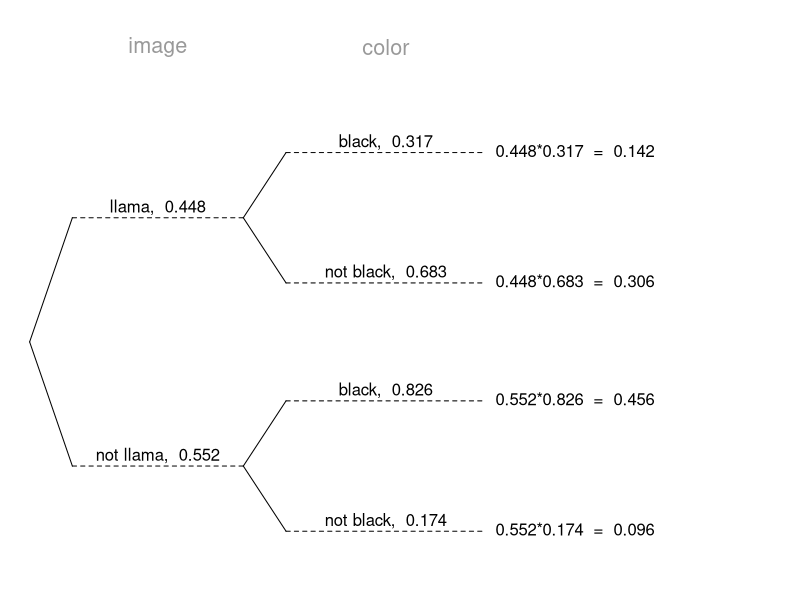

Recreate this plot in R.
## ---- chunk 1
### define tree from openintro (https://github.com/OpenIntroStat/openintro-r-package/blob/master/R/treeDiag.R)
#' Construct tree diagrams
#'
#' Construct beautiful tree diagrams
#'
#'
#' @param main Character vector with two variable names, descriptions, or
#' questions
#' @param p1 Vector of probabilities for the primary branches
#' @param p2 List for the secondary branches, where each list item should be a
#' numerical vector of probabilities corresponding to the primary branches of
#' \code{p1}
#' @param out1 Character vector of the outcomes corresponding to the primary
#' branches
#' @param out2 Character vector of the outcomes corresponding to the secondary
#' branches
#' @param textwd The width provided for text with a default of \code{0.15}
#' @param solwd The with provided for the solution with a default of \code{0.2}
#' @param SBS A boolean vector indicating whether to place text and probability
#' side-by-side for the primary and secondary branches
#' @param showSol Boolean indicating whether to show the solution in the tree
#' diagram
#' @param solSub An optional list of vectors corresponding to \code{p2} to list
#' alternative text or solutions
#' @param digits The number of digits to show in the solution
#' @param textadj Vertical adjustment of text
#' @param cex.main Size of \code{main} in the plot
#' @param col.main Color of \code{main} in the plot
#' @param showWork Whether work should be shown for the solutions
#' @return No value is given. % A sample plot is given below: % %
#' \figure{treeDiag01.png}{Tree Diagram Example Figure}
#' @author David M Diez, Christopher D Barr
#' @keywords Tree diagram Conditional probability Bayes Theorem
#' @export
#'
#' @examples
#' treeDiag(c("Flight on time?","Luggage on time?"),
#'          c(0.8, 0.2), list(c(0.97, 0.03), c(0.15, 0.85)))
#' treeDiag(c("Breakfast?","Go to class"), c(.4,.6),
#'          list(c(0.4,0.36,0.34), c(0.6,0.3,0.1)), c("Yes", "No"),
#'          c("Statistics","English","Sociology"), showWork = TRUE)
#' treeDiag(c("Breakfast?","Go to class"), c(0.4, 0.11, 0.49),
#'          list(c(0.4, 0.36, 0.24), c(0.6, 0.3, 0.1), c(0.1, 0.4, 0.5)),
#'          c("one", "two", "three"), c("Statistics", "English", "Sociology"))
#' treeDiag(c("Dow Jones rise?", "NASDAQ rise?"),
#'          c(0.53, 0.47), list(c(0.75, 0.25), c(0.72, 0.28)),
#'          solSub = list(c("(a)", "(b)"), c("(c)", "(d)")), solwd = 0.08)
treeDiag <- function(main,
                     p1,
                     p2,
                     out1 = c("Yes", "No"),
                     out2 = c("Yes", "No"),
                     textwd = 0.15,
                     solwd = 0.2,
                     SBS = c(TRUE, TRUE),
                     showSol = TRUE,
                     solSub = NULL,
                     digits = 4,
                     textadj = 0.015,
                     cex.main = 1.3,
                     col.main = "#999999",
                     showWork = FALSE) {

  # _____ Checks _____ #
  SBS <- rep(SBS, 2)
  if (length(p1) != length(out1)) {
    stop("p1 and out1 must have the same length")
  }
  P1 <- format(p1)
  P2 <- list()
  for (i in 1:length(p1)) {
    P2[[i]] <- format(p2[[i]])
    if (length(p2[[i]]) != length(out2)) {
      stop(paste(
        "Each list item of p2 must",
        "have the same length as out2"
      ))
    }
  }

  # _____ Prepare Formatting _____ #
  x <- (0.75 - 2 * textwd) / 2
  x <- c(
    0,
    x,
    x + textwd,
    2 * x + textwd,
    2 * x + 2 * textwd + 0.05
  )
  y1 <- c(0.4, -0.4)
  y2 <- c(0.21, -0.21)
  n1 <- length(p1)
  n2 <- length(p2[[1]])
  if (n1 == 2 && n2 > 2) {
    y2 <- seq(0.23, -0.23, len = n2)
  } else if (n1 > 2 && n2 == 2) {
    y1 <- seq(0.5, -0.5, len = n1)
    y2 <- seq(0.13, -0.13, len = n2)
  } else if (n1 > 2 && n2 > 2) {
    y1 <- seq(0.5, -0.5, len = n1)
    y2 <- seq(0.1, -0.1, len = n2)
  }

  # _____ Basic Plot _____ #
  graphics::par(mar = rep(0, 4))
  graphics::plot(1,
    type = "n",
    axes = FALSE,
    ylim = c(-0.76, 1.03),
    xlim = c(0, 0.8 + solwd),
    xlab = "",
    ylab = ""
  )
  graphics::text(mean(x[2:3]), 0.95, main[1],
    cex = cex.main,
    col = col.main
  )
  graphics::text(mean(x[4:5]), 0.95, main[2],
    cex = cex.main,
    col = col.main
  )

  # _____ Branches _____ #
  for (i in 1:n1) {
    graphics::lines(x[1:2], c(0, y1[i]))
    graphics::lines(x[2:3], c(y1[i], y1[i]), lty = 2)
    if (SBS[1]) {
      temp <- paste(out1[i], P1[i], sep = ",  ")
      graphics::text(mean(x[2:3]), y1[i] - textadj, temp, pos = 3)
    } else {
      graphics::text(mean(x[2:3]), y1[i], P1[i] + textadj, pos = 1)
      graphics::text(mean(x[2:3]), y1[i], out1[i] - textadj, pos = 3)
    }
    for (j in 1:n2) {
      graphics::lines(x[3:4], y1[i] + c(0, y2[j]))
      graphics::lines(x[4:5], y1[i] + c(y2[j], y2[j]), lty = 2)
      if (SBS[2]) {
        temp <- paste(out2[j], P2[[i]][j], sep = ",  ")
        graphics::text(mean(x[4:5]),
          y1[i] + y2[j] - textadj,
          temp,
          pos = 3
        )
      } else {
        graphics::text(mean(x[4:5]), y1[i] + y2[j], P2[[i]][j], pos = 1)
        graphics::text(mean(x[4:5]), y1[i] + y2[j], out2[j], pos = 3)
      }
      if (showSol) {
#        sol <- format(round(p1[i] * p2[[i]][j], digits),
#          scientific = FALSE
#        )
        sol <- format(signif(p1[i] * p2[[i]][j], digits),
          scientific = FALSE
        )
        if (showWork) {
          temp <- paste(p1[i], p2[[i]][j], sep = "*")
          sol <- paste(temp, sol, sep = "  =  ")
        }
        if (!is.null(solSub)[1]) {
          sol <- solSub[[i]][j]
        }
        graphics::text(x[5], y1[i] + y2[j], sol, pos = 4)
      }
    }
  }
}







############ DATA GENERATION
images = c("bike","cat","dog","flower","gem","horn",
           "kite","llama","pig","ring","shovel","tree","wheel")
colors = c("red","orange","yellow","green","blue","indigo",
           "violet","white","black","teal","pink","gray")
image = sample(images,1)
color = sample(colors,1)
pi = signif(runif(1,0.1,0.5),3)
while(T)
{
pcgi = signif(runif(1,0.1,0.9),3)
pcgni = signif(runif(1,0.1,0.9),3)
if(abs(pcgi-pcgni)>0.1 & abs(pcgi-pi)>0.1 & abs(pi-pcgni)>0.1)
{
    break
}
}
type = sample(1:4,1)
wrd1 = switch(type,"","","not ","not ")
wrd2 = switch(type,"","not ","","not ")

pnum = switch(type,pi*pcgi,pi*(1-pcgi),(1-pi)*pcgni,(1-pi)*(1-pcgni))
poth = switch(type,(1-pi)*pcgni,(1-pi)*(1-pcgni),pi*pcgi,pi*(1-pcgi))
p3 = signif(pnum,3)
p4 = signif(poth,3)
p5 = signif(p3/(p3+p4),3)
## ---- chunk 2
treeDiag(c('image', 'color'), out1 = c(image,paste("not ",image,sep="")), 
               out2 = c(color,paste("not ",color,sep="")), 
               c(pi, 1-pi), 
               textwd = 0.3,
               list(c(pcgi, 1-pcgi),c(pcgni, 1-pcgni)), 
               showWork = TRUE, 
               solwd=0.5,
               digits=3)
